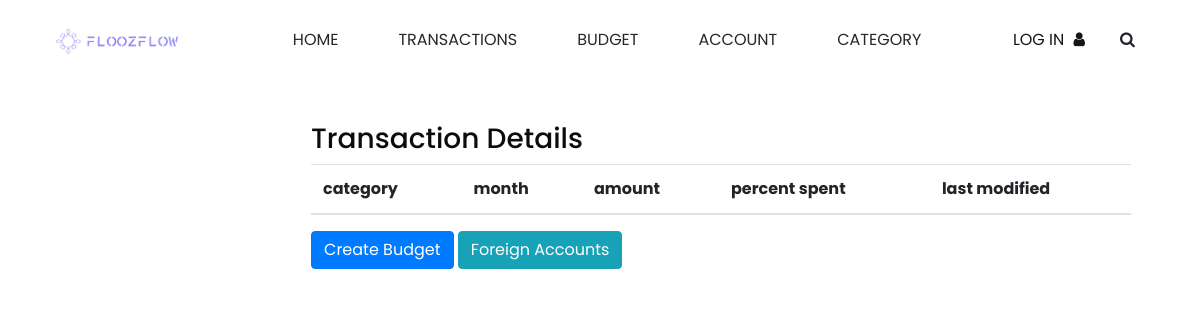
Before: /budget with the older database file.
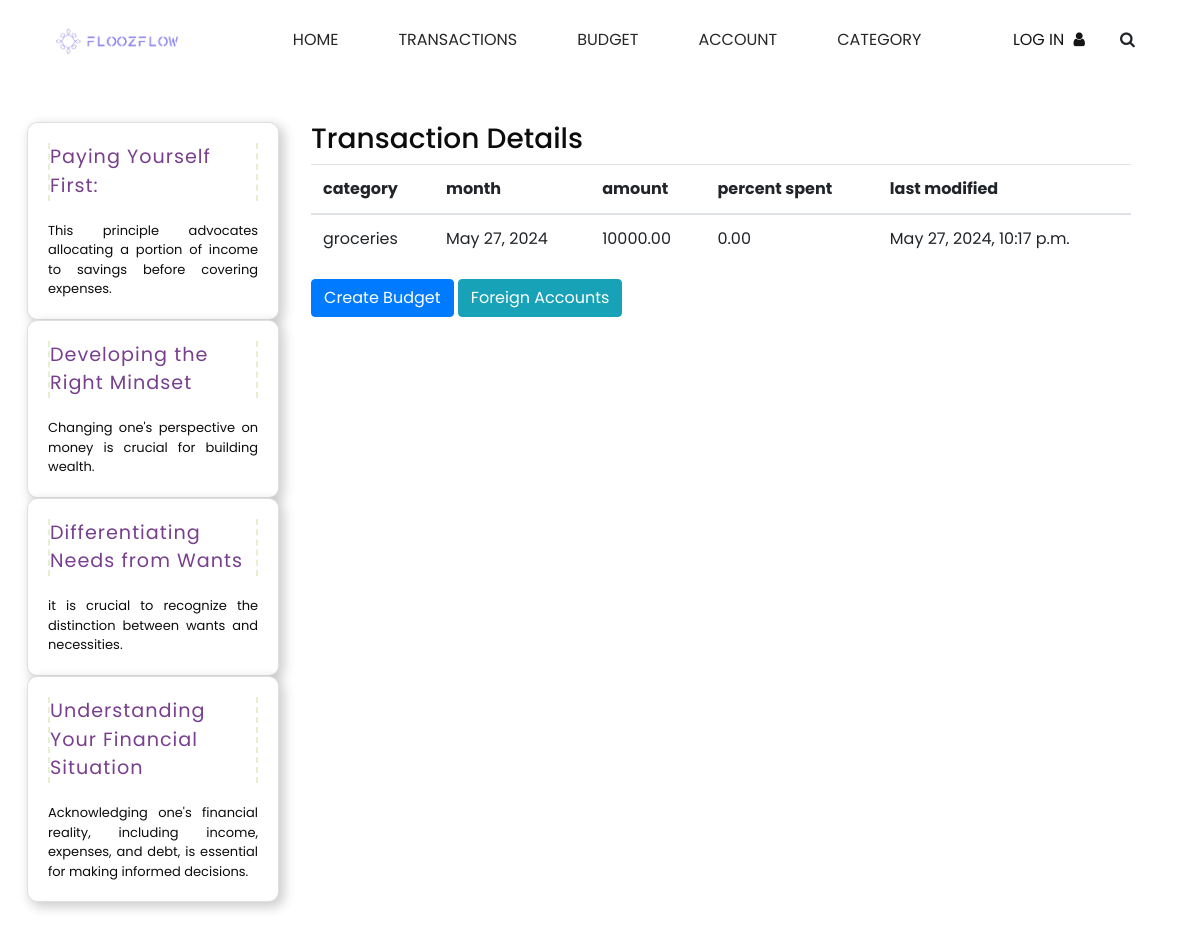
After: the same page with the newer database file.
### main/models.py (models this page shows, shortened)
class Advice(models.Model):
    title = models.CharField(max_length=200)
    summary = models.TextField()
    text = models.TextField()

class Budget(models.Model):
    category = models.ForeignKey(Category, models.CASCADE)
    month = models.DateField()
    amount = models.DecimalField(max_digits=10, decimal_places=2, default=0)
    last_modified = models.DateTimeField(auto_now=True)
    objects = BudgetQuerySet.as_manager()
    class Meta:
        ordering = ['category']
    @property
    def spent(self):
        return abs(Transaction.objects.filter(
            transaction_type=Transaction.WITHDRAW,
            category=self.category,
            date__month=self.month.month,
            date__year=self.month.year).aggregate(
            models.Sum('amount'))['amount__sum'] or 0)
    @property
    def percent_spent(self):
        return round(self.spent / self.amount * 100, 2)

class Category(models.Model):
    name = models.CharField(max_length=64)
    active = models.BooleanField(default=True)
    last_modified = models.DateTimeField(auto_now=True)
    class Meta:
        verbose_name_plural = 'categories'
        ordering = ['name']

### main/views.py (the view)
# urls.py: path("budget", views.handle_budget_page, name="budget"),
def handle_budget_page(request):
    budgets = Budget.objects.all()
    advices = Advice.objects.all()
    first_day_of_current_month = date.today().replace(day=1)
    last_day_of_last_month = first_day_of_current_month - timedelta(days=1)
    last_month = last_day_of_last_month.replace(day=1)
    context = {
        'budgets': budgets,
        'advices': advices,
        'today': date.today,
        'last_month': last_month
        }
    return render(request, "budget.html", template(context=context))

### main/views.py (called while the page is built)
def template(context={}):
    advices = list(Advice.objects.all())
    random.shuffle(advices)
    context['advices'] = advices[:5]
    return context

### template/budget.html (shortened to what this page needs)
{% extends 'template.html' %}
{% load static %}
{% block content %}
<div class="box">
    <div class="box-header">
    <h3 class="box-title">Transaction Details </h3>
  </div>
  <div class="box-body">
  <table class="table">
    <thead>
        <tr>
            <th>category</th>
            <th>month</th>
            <th>amount</th>
            <th>percent spent</th>
            <th>last modified</th>
        </tr>
    </thead>
    <tbody>
        {% for budget in budgets %}
        <tr>
            <td>{{ budget.category.name }}</td>
            <td>{{ budget.month }}</td>
            <td>{{ budget.amount }}</td>
            <td>{{ budget.percent_spent }}</td>
            <td>{{ budget.last_modified }}</td>
        </tr>
        {% endfor %}
    </tbody>
  </table>
  </div>
  <div class="box-footer">
    <a class="btn btn-primary" href="transaction_new">Create Budget</a>
    <a class="btn btn-info" href="foreign_accounts">Foreign Accounts</a>
  </div>
</div>
{% endblock %}

### template/template.html (shortened to what this page needs)
{% load static %}
<!DOCTYPE html>
<html>
<head>
  <link rel="stylesheet" type="text/css" href="{% static 'css/bootstrap.css' %}" />
  <link href="{% static 'css/font-awesome.min.css' %}" rel="stylesheet" />
  <link href="{% static 'css/style.css' %}" rel="stylesheet" />
  <link href="{% static 'css/complement.css' %}" rel="stylesheet" />
  <link href="{% static 'css/responsive.css' %}" rel="stylesheet" />
  <link href="{% static 'css/main.css' %}" rel="stylesheet" />
  <link href="{% static 'css/home.css' %}" rel="stylesheet" />
</head>
<body>
  <div class="hero_area">
    <header class="header_section long_section px-0">
      <nav class="navbar navbar-expand-lg custom_nav-container ">
        <a class="navbar-brand" href="accueil">
          <span>
            <img src="{% static 'img/logo.png' %}" height="40rem">
          </span>
        </a>
        <div class="collapse navbar-collapse" id="navbarSupportedContent">
          <div class="d-flex mx-auto flex-column flex-lg-row align-items-center">
            <ul class="navbar-nav  ">
              <li class="nav-item active">
                <a class="nav-link" href="{% url 'home' %}">Home <span class="sr-only">(current)</span></a>
              </li>
              <li class="nav-item">
                <a class="nav-link" href="{% url 'transaction' %}"> Transactions</a>
              </li>
              <li class="nav-item">
                <a class="nav-link" href="{% url 'budget' %}">Budget</a>
              </li>
              <li class="nav-item">
                <a class="nav-link" href="{% url 'account' %}">Account</a>
              </li>
              <li class="nav-item">
                <a class="nav-link" href="{% url 'category' %}">Category</a>
              </li>
            </ul>
          </div>
          {% block quote_container %}
          <div class="quote_btn-container">
            {% if user.is_authenticated %}
              <span>Welcome, {{ user.username }}
                <a href="{% url 'logout' %}">log out</a></span>
              <lord-icon
                  src="https://cdn.lordicon.com/kthelypq.json"
                  trigger="in"
                  delay="1500"
                  state="in-account"
                  colors="primary:#16a9c7">
              </lord-icon>
            {% else %}
            <a href="{% url 'login' %}">
              <span>
                Log in
              </span>
              <i class="fa fa-user" aria-hidden="true"></i>
            </a>
            {% endif %}
            <form class="form-inline">
              <button class="btn  my-2 my-sm-0 nav_search-btn" type="submit">
                <i class="fa fa-search" aria-hidden="true"></i>
              </button>
            </form>
          </div>
          {% endblock %}
        </div>
      </nav>
    </header>
  </div>
  <section class="container row">
    <section class="sidebar container col-md-3">
      {% for advice in advices %}
      <div class="card">
        <p class="card-title code code-details">
          {{advice.title}}
        </p>
        <p class="card-description">
          {{advice.summary}}
        </p>
      </div>
        {% endfor %}
    </section>
    <section class="main-content container col-md-9">
{% block content %}{% endblock %}
    </section>
</section>
</body>
</html>

### static/css/style.css (style rules this page uses)
body { font-family: "Poppins", sans-serif; color: #0c0c0c; background-color: #ffffff; overflow-x: hidden; margin: 10px; }
.long_section { margin-left: 45px; margin-right: 45px; padding-left: 15px; padding-right: 15px; }
.hero_area { min-height: 10vh; position: relative; display: -webkit-box; display: -ms-flexbox; display: flex; -webkit-box-orient: vertical; -webkit-box-direction: normal; -ms-flex-direction: column; flex-direction: column; }
.header_section { background-color: #ffffff; }
.custom_nav-container .navbar-nav .nav-item .nav-link { padding: 3px 15px; margin: 10px 15px; color: #272727; text-align: center; text-transform: uppercase; }
a, a:hover, a:focus { text-decoration: none; }
.btn, .btn:focus { outline: none !important; -webkit-box-shadow: none; box-shadow: none; }
.custom_nav-container .nav_search-btn { width: 35px; height: 35px; padding: 0; border: none; }
.navbar-brand span { font-size: 24px; font-weight: 700; color: #272727; text-transform: uppercase; }
.custom_nav-container { z-index: 99999; padding: 5px 0; }
.quote_btn-container { display: -webkit-box; display: -ms-flexbox; display: flex; -webkit-box-align: center; -ms-flex-align: center; align-items: center; }
.quote_btn-container a { color: #151515; margin-right: 25px; text-transform: uppercase; }
.quote_btn-container a span { margin-right: 5px; }
.card { border-radius: 10px; background: white; padding: 20px; box-shadow: 4px 4px 12px 1px rgba(0, 0, 0, 0.2); line-height: 1.5; }
.card-title { margin: 0 0 20px 0; letter-spacing: 1px; border-left: 2px dashed #E4F0D0; border-right: 2px dashed #E4F0D0; line-height: 1.5; font-size: larger; }
.card-description { margin: 0; font-size: small; text-align: justify; }
.card-title { color: #783F8E }
.main-content { padding-top: 2px; }

### static/css/complement.css (style rules this page uses)
.col-md-3 { padding-left: 5px; padding-right: 5px; }
.table { overflow-x: auto; }

### static/css/responsive.css (style rules this page uses)
@media (min-width: 1200px) { .container { max-width: 1170px; } }

### static/css/home.css (style rules this page uses)
.container { max-width: 99% !important; padding: 1rem; }

Changed rows visible on the page:
added Advice: title "Paying Yourself First:", summary "This principle advocates allocating a portion of income to savings before covering expenses."
added Advice: title "Developing the Right Mindset", summary "Changing one's perspective on money is crucial for building wealth."
added Advice: title "Differentiating Needs from Wants", summary "it is crucial to recognize the distinction between wants and necessities."
added Advice: title "Understanding Your Financial Situation", summary "Acknowledging one's financial reality, including income, expenses, and debt, is essential for making informed decisions."
added Budget: category.name "groceries", month "May 27, 2024", amount "10000.00", percent_spent "0.00", last_modified "May 27, 2024, 10:17 p.m."
